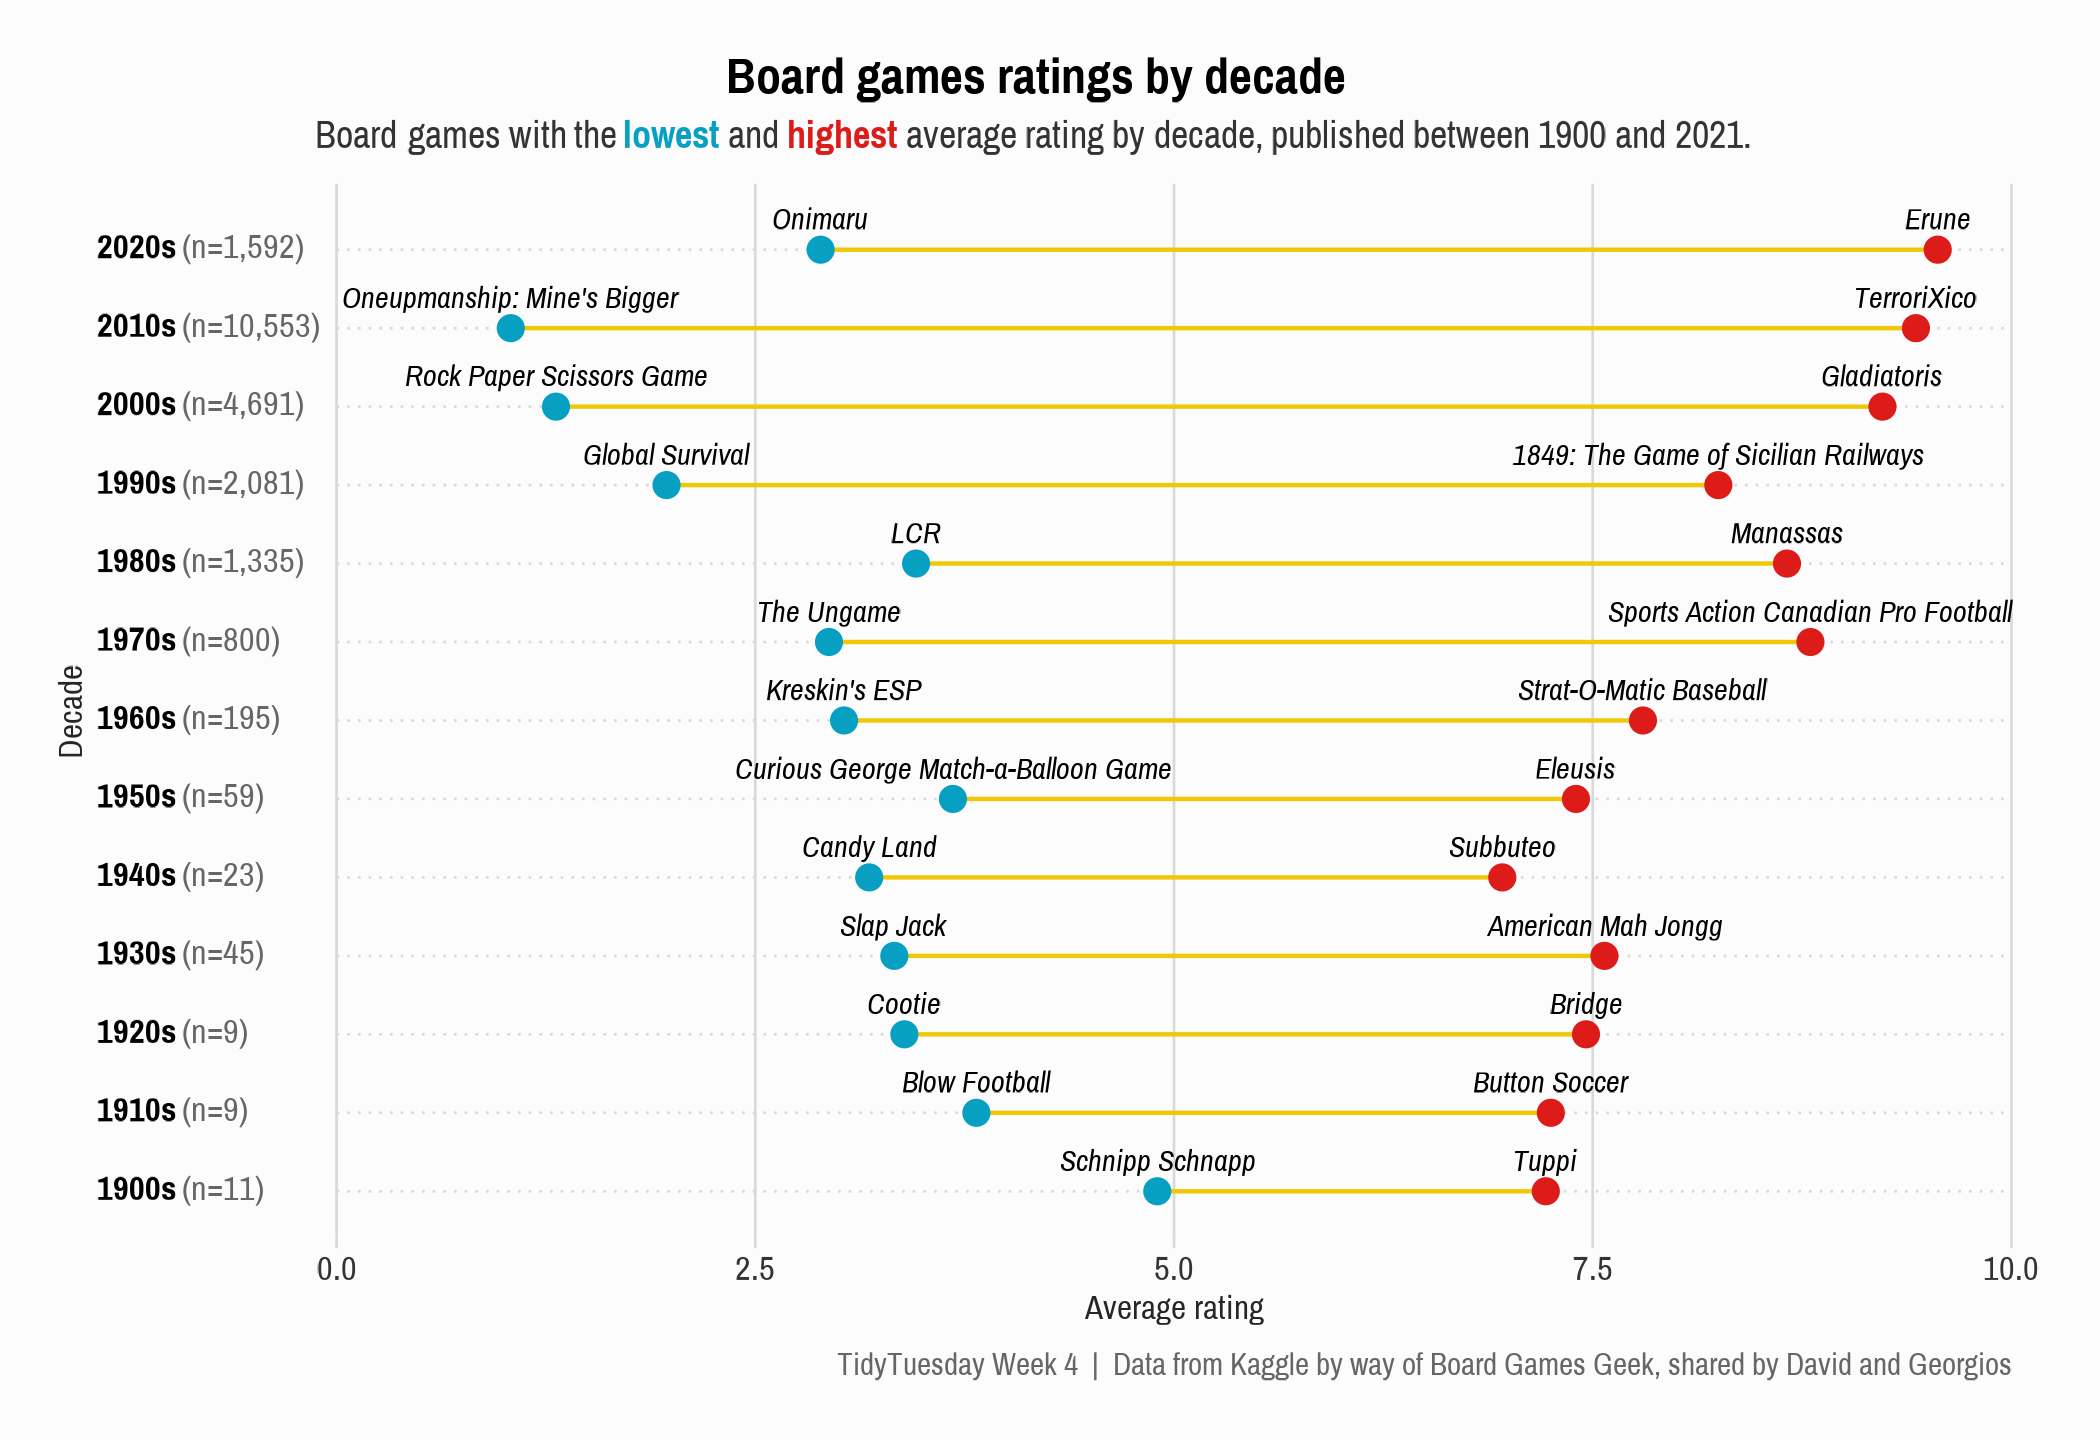

Reproduce this figure in R.
# TidyTuesday Week 4, 2022-01-25, Board Games
# Data from Kaggle by way of Board Games Geek, shared by David and Georgios

# Load libraries
library(tidyverse)
library(ggtext)
library(showtext)

# Fonts
font_add_google("Archivo Narrow","arch")
showtext_opts(dpi = 300)
showtext_auto(enable = TRUE)

# Load Data
ratings <- readr::read_csv('https://raw.githubusercontent.com/rfordatascience/tidytuesday/master/data/2022/2022-01-25/ratings.csv')
#details <- readr::read_csv('https://raw.githubusercontent.com/rfordatascience/tidytuesday/master/data/2022/2022-01-25/details.csv')

# Ratings by decade
# Wrangle
ratings2 = ratings %>% 
  filter(between(year, 1900, 2021)) %>%
  mutate(decade = floor(year/10)*10,
         decade = glue::glue("{decade}s"))
    
ratings3 = ratings2 %>%
  group_by(decade) %>%
  summarise(n=n(),
            min_rating=min(average),
            max_rating=max(average),
            min_rank= min(rank),
            max_rank=max(rank)) %>%
  pivot_longer(min_rating:max_rating) %>%
  mutate(ylab = glue::glue("<span style='color:black'>**{decade}**</span> (n={scales::comma(n, accuracy=1)})"))
 
labs_df = ratings2 %>%
  group_by(decade) %>%
  filter(average==min(average) | average==max(average)) %>%
  left_join(ratings3, by="decade") %>% 
  select(name.x, ylab, average, decade) %>% distinct()
  
# Plot
ratings3 %>%
  ggplot(aes(value, ylab)) +
  geom_line(aes(group=ylab), color="#f0c808") +
  geom_point(aes(color=name), show.legend=F, size=2.5) +
  geom_text(data = labs_df, aes(average,ylab, label= name.x),size=2.5, vjust=-1, family="arch", fontface="italic") +
  scale_color_manual(values=c("#dd1c1a","#07a0c3")) +
  scale_x_continuous(limits=c(0,10), expand=c(0,0)) +
  scale_y_discrete(expand = expansion(mult = c(.05, .07))) +
  coord_cartesian(clip="off") +
  cowplot::theme_minimal_grid(9.5,line_size = 0.3) +
  theme(text=element_text(family="arch"),
        panel.grid.major.y=element_line(linetype = "dotted"),
        axis.title =element_text(color="grey15", size=8),
        axis.text.y=element_markdown(hjust=0,color="grey40"),
        axis.text.x = element_text(color="grey20"),
        plot.margin=margin(.5,.75,.5,.5, unit="cm"),
        plot.title=element_text(size=12, hjust=.5),
        plot.subtitle = element_markdown(hjust=.5, size=9, margin=margin(b=7), color="grey20"),
        plot.background = element_rect(fill="#fcfcfc"),
        plot.caption=element_text(margin=margin(t=7), color="grey40"),
        plot.title.position = "plot",
        axis.ticks.y=element_blank()
        ) +
  labs(x="Average rating", y="Decade",
       title="Board games ratings by decade",
       subtitle="Board games with the <span style='color:#07a0c3'>**lowest**</span> and <span style='color:#dd1c1a'>**highest**</span> average rating by decade, published between 1900 and 2021.",
       caption="TidyTuesday Week 4  |  Data from Kaggle by way of Board Games Geek, shared by David and Georgios")
       
# Save plot
ggsave("2022_04.png", width=7, height=4.8)


# Five most common categories (ratings and users) by decade
# clean category 
category = details %>% 
  filter(between(yearpublished, 1970, 2021)) %>% 
  select(id, yearpublished,boardgamecategory) %>%
  mutate(cat = strsplit(as.character(boardgamecategory), ",")) %>% 
    unnest(cat) %>%
  mutate(cat = gsub("\\[|\\]", "", cat),cat = gsub("'", "", cat),cat = gsub("\"", "", cat),
         cat = str_trim(cat, side="both"),
         cat_grp = fct_lump(cat, 5)) %>%
  mutate(decade = floor(yearpublished/10)*10,
         decade = glue::glue("{decade}s")) %>%
  drop_na(cat_grp)
  
# create label (decade, game count and category count )
category_lab = category %>% group_by(decade) %>%
  summarise(n_game = n(),
            n_cat = n_distinct(cat)) %>%
  mutate(lab = glue::glue("{decade} ({n_game} games, {n_cat} categories)")) %>%
  select(decade, lab)
  
# get top 5 categories
category_df = category %>% 
  group_by(decade,cat) %>%
  tally() %>%
  mutate(pct=round(n/sum(n)*100,2),
         cat_rank = dense_rank(desc(n))) %>%
  filter(cat_rank<=5) %>%
  arrange(decade, cat_rank) %>%
  left_join(category_lab, by="decade") %>%
  ungroup() %>%
  select(decade, lab, cat_rank, cat,n, pct)
  
# select variables from ratings.csv for joining 
ratings_join = ratings %>% select(id, average, users_rated)

# summarize rating by category and decade
cr_df = category %>% left_join(ratings_join, by="id") %>%
  group_by(decade, cat) %>%
  summarise(min= min(average),
            median=round(median(average),2),
            max= max(average),
            range=max-min,
            rate_list = list(average),
            user_sum = sum(users_rated),
            .groups="drop"
            ) 
            
# gt table
table = category_df %>% left_join(cr_df, by=c("decade","cat")) %>%
  select(-lab) %>%
  gt(groupname_col = "decade") %>%
  gt_theme_538() %>%
  gt_sparkline(rate_list, type="density", line_color = "#15616d", fill_color = "#d8f3dc") %>%
  fmt_symbol_first(column = pct, suffix = "%") %>%
  cols_label(cat_rank="rank",
             pct="percent",
             cat="category",
             rate_list = "density",
             user_sum = "users sum") %>%
  tab_spanner(label="Average rating",columns=min:user_sum) %>%
  gt_color_rows(columns=pct, palette="ggsci::indigo_material") %>%
  gt_color_rows(columns=median, palette="ggsci::pink_material") %>%
  fmt_number(columns=user_sum, decimals = 0, sep_mark = " ") %>%
  gt_color_rows(columns=user_sum, palette="ggsci::grey_material") %>%
  tab_source_note(source_note =html("<br>TidyTuesday Week 4  |  Data from Kaggle by way of Board Games Geek, shared by David and Georgios")) %>%
  tab_header(title="Board games categories and ratings",
             subtitle="Summary table of the five most common board game category by decade and their ratings, for board games released from 1970 to 2021.")
             
# save table
gtsave_extra(table, "2022_04_p2.png")
